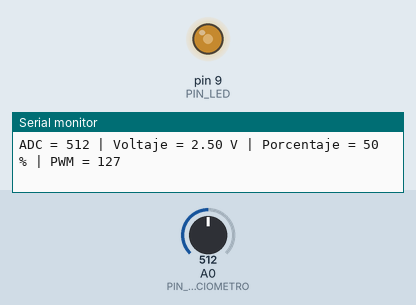
Simulated run of this sketch. Board: Arduino Uno, built with avr-gcc and run on an emulated ATmega328P. Parts: output pins drawn as LEDs (lit = HIGH), the last lines printed to the serial monitor. The inputs (shaded band) are chosen by the test bench; at power-on: A0 (PIN_POTENCIOMETRO) = 512.

Above: at 1.2 s.
1.3 s: A0 (PIN_POTENCIOMETRO) set to 716
At 2.4 s:
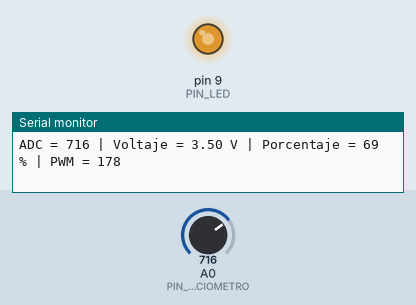
2.9 s: A0 (PIN_POTENCIOMETRO) set to 982
At 4.0 s:
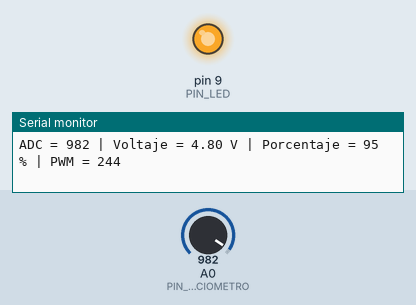
4.5 s: A0 (PIN_POTENCIOMETRO) set to 1008
At 5.7 s:
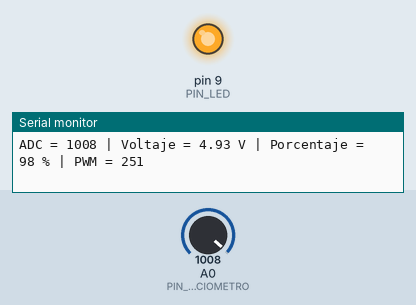
7.5 s: A0 (PIN_POTENCIOMETRO) set to 106
At 8.7 s:
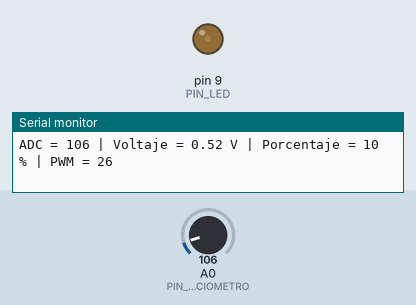
9.1 s: A0 (PIN_POTENCIOMETRO) set to 93
At 10.4 s:
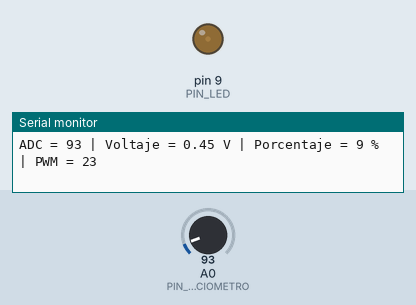
12.1 s: A0 (PIN_POTENCIOMETRO) set to 511
At 13.4 s:
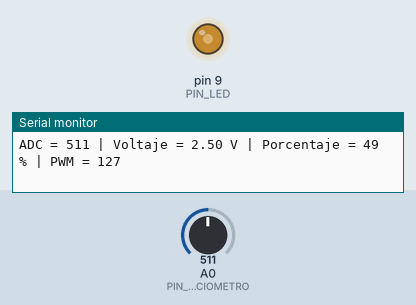
Timing chart, 0 to 14.7 s (numbered marks = the images above; inputs shaded):
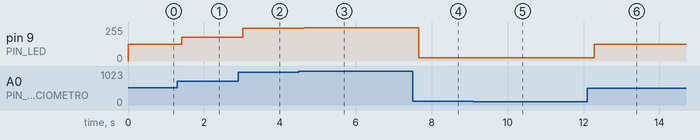

Measured:
- after the input at 1.3 s, pin 9 (PIN_LED): 127/255 → 178/255 after 0.11 s
- after the input at 2.9 s, pin 9 (PIN_LED): 178/255 → 244/255 after 0.12 s
- after the input at 4.5 s, pin 9 (PIN_LED): 244/255 → 251/255 after 0.13 s
- after the input at 7.5 s, pin 9 (PIN_LED): 251/255 → 26/255 after 0.16 s
- after the input at 9.1 s, pin 9 (PIN_LED): 26/255 → 23/255 after 0.17 s
- after the input at 12.1 s, pin 9 (PIN_LED): 23/255 → 127/255 after 0.19 s

The sketch:

etapa_04_potenciometro_led_punteros.ino
```cpp
const int PIN_POTENCIOMETRO = A0;

const int PIN_LED = 9;

const int ADC_MAX = 1023;

const int PWM_MAX = 255;

void analizarLectura(int valorADC,
                     float *voltaje,
                     int *porcentaje,
                     int *brilloPWM) {

    *voltaje =
        (valorADC * 5.0)
        / ADC_MAX;

    *porcentaje =
        ((long)valorADC * 100)
        / ADC_MAX;

    *brilloPWM =
        ((long)valorADC * PWM_MAX)
        / ADC_MAX;
}

void setup() {

    Serial.begin(9600);

    pinMode(PIN_LED, OUTPUT);
}

void loop() {

    int valorADC =
        analogRead(
            PIN_POTENCIOMETRO
        );

    float voltaje;

    int porcentaje;

    int brilloPWM;

    analizarLectura(
        valorADC,
        &voltaje,
        &porcentaje,
        &brilloPWM
    );

    analogWrite(
        PIN_LED,
        brilloPWM
    );

    Serial.print("ADC = ");

    Serial.print(valorADC);

    Serial.print(" | Voltaje = ");

    Serial.print(voltaje, 2);

    Serial.print(" V");

    Serial.print(" | Porcentaje = ");

    Serial.print(porcentaje);

    Serial.print(" %");

    Serial.print(" | PWM = ");

    Serial.println(brilloPWM);

    delay(200);
}
```
